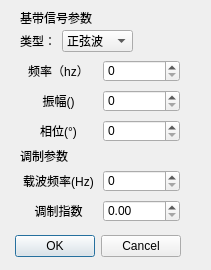
<?xml version="1.0" encoding="UTF-8"?>
<ui version="4.0">
 <class>AM_modify</class>
 <widget class="QDialog" name="AM_modify">
  <property name="geometry">
   <rect>
    <x>0</x>
    <y>0</y>
    <width>211</width>
    <height>270</height>
   </rect>
  </property>
  <property name="windowTitle">
   <string>AM调制</string>
  </property>
  <widget class="QDialogButtonBox" name="buttonBox">
   <property name="geometry">
    <rect>
     <x>10</x>
     <y>230</y>
     <width>171</width>
     <height>32</height>
    </rect>
   </property>
   <property name="orientation">
    <enum>Qt::Horizontal</enum>
   </property>
   <property name="standardButtons">
    <set>QDialogButtonBox::Cancel|QDialogButtonBox::Ok</set>
   </property>
  </widget>
  <widget class="QWidget" name="horizontalLayoutWidget_3">
   <property name="geometry">
    <rect>
     <x>20</x>
     <y>90</y>
     <width>160</width>
     <height>22</height>
    </rect>
   </property>
   <layout class="QHBoxLayout" name="horizontalLayout_3">
    <item>
     <widget class="QLabel" name="label_3">
      <property name="text">
       <string>振幅()</string>
      </property>
      <property name="alignment">
       <set>Qt::AlignCenter</set>
      </property>
     </widget>
    </item>
    <item>
     <widget class="QSpinBox" name="amp"/>
    </item>
   </layout>
  </widget>
  <widget class="QWidget" name="horizontalLayoutWidget_2">
   <property name="geometry">
    <rect>
     <x>20</x>
     <y>60</y>
     <width>160</width>
     <height>22</height>
    </rect>
   </property>
   <layout class="QHBoxLayout" name="horizontalLayout_2">
    <item>
     <widget class="QLabel" name="label_2">
      <property name="text">
       <string>频率（hz）</string>
      </property>
      <property name="alignment">
       <set>Qt::AlignCenter</set>
      </property>
     </widget>
    </item>
    <item>
     <widget class="QSpinBox" name="freq">
      <property name="maximum">
       <number>40000</number>
      </property>
     </widget>
    </item>
   </layout>
  </widget>
  <widget class="QWidget" name="horizontalLayoutWidget_4">
   <property name="geometry">
    <rect>
     <x>20</x>
     <y>120</y>
     <width>160</width>
     <height>22</height>
    </rect>
   </property>
   <layout class="QHBoxLayout" name="horizontalLayout_4">
    <item>
     <widget class="QLabel" name="label_4">
      <property name="text">
       <string>相位(°)</string>
      </property>
      <property name="alignment">
       <set>Qt::AlignCenter</set>
      </property>
     </widget>
    </item>
    <item>
     <widget class="QSpinBox" name="offset">
      <property name="maximum">
       <number>360</number>
      </property>
      <property name="singleStep">
       <number>1</number>
      </property>
     </widget>
    </item>
   </layout>
  </widget>
  <widget class="QWidget" name="horizontalLayoutWidget">
   <property name="geometry">
    <rect>
     <x>20</x>
     <y>30</y>
     <width>113</width>
     <height>22</height>
    </rect>
   </property>
   <layout class="QHBoxLayout" name="horizontalLayout" stretch="1,1">
    <item>
     <widget class="QLabel" name="label">
      <property name="text">
       <string>类型：</string>
      </property>
      <property name="alignment">
       <set>Qt::AlignCenter</set>
      </property>
     </widget>
    </item>
    <item>
     <widget class="QComboBox" name="type">
      <property name="sizePolicy">
       <sizepolicy hsizetype="Expanding" vsizetype="Fixed">
        <horstretch>0</horstretch>
        <verstretch>0</verstretch>
       </sizepolicy>
      </property>
      <property name="currentIndex">
       <number>0</number>
      </property>
      <item>
       <property name="text">
        <string>正弦波</string>
       </property>
      </item>
      <item>
       <property name="text">
        <string>矩形波</string>
       </property>
      </item>
      <item>
       <property name="text">
        <string>脉冲波</string>
       </property>
      </item>
      <item>
       <property name="text">
        <string>当前采集的信号</string>
       </property>
      </item>
     </widget>
    </item>
   </layout>
  </widget>
  <widget class="QLabel" name="label_9">
   <property name="geometry">
    <rect>
     <x>20</x>
     <y>10</y>
     <width>101</width>
     <height>16</height>
    </rect>
   </property>
   <property name="text">
    <string>基带信号参数</string>
   </property>
  </widget>
  <widget class="QWidget" name="horizontalLayoutWidget_5">
   <property name="geometry">
    <rect>
     <x>20</x>
     <y>170</y>
     <width>160</width>
     <height>22</height>
    </rect>
   </property>
   <layout class="QHBoxLayout" name="horizontalLayout_5">
    <item>
     <widget class="QLabel" name="label_5">
      <property name="text">
       <string>载波频率(Hz)</string>
      </property>
      <property name="alignment">
       <set>Qt::AlignCenter</set>
      </property>
     </widget>
    </item>
    <item>
     <widget class="QSpinBox" name="offset_2">
      <property name="maximum">
       <number>40000</number>
      </property>
      <property name="singleStep">
       <number>1</number>
      </property>
     </widget>
    </item>
   </layout>
  </widget>
  <widget class="QLabel" name="label_6">
   <property name="geometry">
    <rect>
     <x>20</x>
     <y>150</y>
     <width>54</width>
     <height>12</height>
    </rect>
   </property>
   <property name="text">
    <string>调制参数</string>
   </property>
  </widget>
  <widget class="QWidget" name="horizontalLayoutWidget_6">
   <property name="geometry">
    <rect>
     <x>20</x>
     <y>200</y>
     <width>160</width>
     <height>22</height>
    </rect>
   </property>
   <layout class="QHBoxLayout" name="horizontalLayout_6">
    <item>
     <widget class="QLabel" name="label_7">
      <property name="text">
       <string>调制指数</string>
      </property>
      <property name="alignment">
       <set>Qt::AlignCenter</set>
      </property>
     </widget>
    </item>
    <item>
     <widget class="QDoubleSpinBox" name="offset_3">
      <property name="maximum">
       <double>1.000000000000000</double>
      </property>
      <property name="singleStep">
       <double>0.100000000000000</double>
      </property>
     </widget>
    </item>
   </layout>
  </widget>
 </widget>
 <resources/>
 <connections>
  <connection>
   <sender>buttonBox</sender>
   <signal>accepted()</signal>
   <receiver>AM_modify</receiver>
   <slot>accept()</slot>
   <hints>
    <hint type="sourcelabel">
     <x>248</x>
     <y>254</y>
    </hint>
    <hint type="destinationlabel">
     <x>157</x>
     <y>274</y>
    </hint>
   </hints>
  </connection>
  <connection>
   <sender>buttonBox</sender>
   <signal>rejected()</signal>
   <receiver>AM_modify</receiver>
   <slot>reject()</slot>
   <hints>
    <hint type="sourcelabel">
     <x>316</x>
     <y>260</y>
    </hint>
    <hint type="destinationlabel">
     <x>286</x>
     <y>274</y>
    </hint>
   </hints>
  </connection>
 </connections>
</ui>
